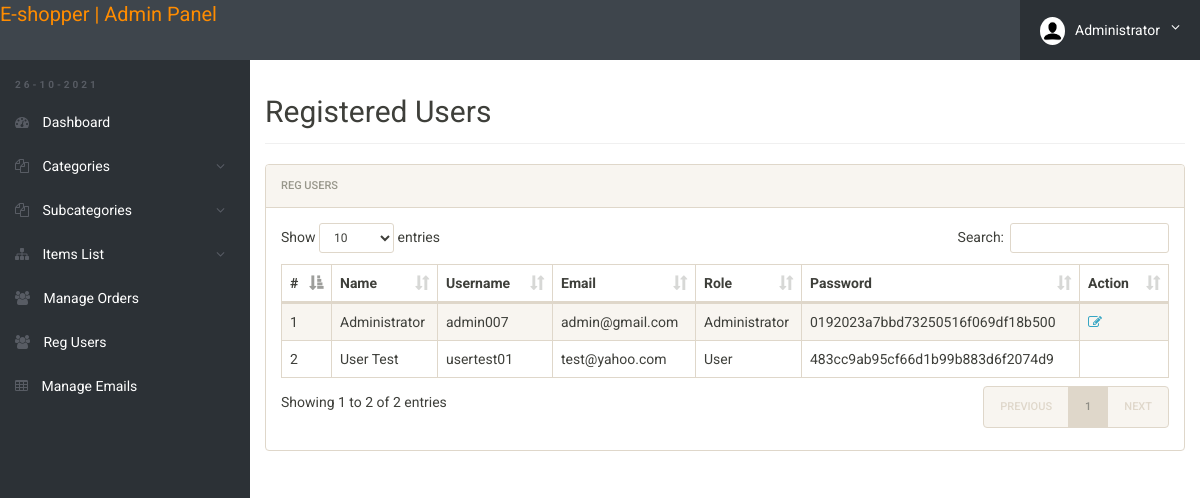
/admin/reg-users.php (signed in), run on the app's committed database.
### tables this page shows
CREATE TABLE users (
    id int PRIMARY KEY AUTO_INCREMENT,
    role_id int ,
    full_name varchar(50) NOT NULL,
    username varchar(255)  UNIQUE,
    email varchar(50)  UNIQUE,
    password varchar(50) NOT NULL,
    address varchar(200),
     FOREIGN KEY (role_id) REFERENCES user_roles(id) ON DELETE CASCADE  
);

### admin/reg-users.php (the view, shortened to what this page needs)
<!doctype html>
<html lang="en" class="no-js">
<head>
	<link rel="stylesheet" href="css/font-awesome.min.css">
	<link rel="stylesheet" href="css/bootstrap.min.css">
	<link rel="stylesheet" href="css/dataTables.bootstrap.min.css">
	<link rel="stylesheet" href="css/bootstrap-social.css">
	<link rel="stylesheet" href="css/bootstrap-select.css">
	<link rel="stylesheet" href="css/fileinput.min.css">
	<link rel="stylesheet" href="css/awesome-bootstrap-checkbox.css">
	<link rel="stylesheet" href="css/style.css">
</head>
<body>
	<?php include('includes/header.php');?>
	<div class="ts-main-content">
		<?php include('includes/leftbar.php');?>
		<div class="content-wrapper">
			<div class="container-fluid">
				<div class="row">
					<div class="col-md-12">
						<h2 class="page-title">Registered Users</h2>
						<div class="panel panel-default">
							<div class="panel-heading">Reg Users</div>
							<div class="panel-body">
								<!--<div class="errorWrap"><strong>ERROR</strong>: </div>
			                     	<div class="succWrap"><strong>SUCCESS</strong>: </div>-->
								<table id="zctb" class="display table table-striped table-bordered table-hover" cellspacing="0" width="100%">
									<thead>
										<tr>
										<th>#</th>
										<th> Name</th>
											<th>Username </th>
											<th>Email</th>
										<th>Role</th>
										<th>Password</th>
										<?php if($_SESSION['role']==1) echo"<th>Action</th>";?>
										</tr>
									</thead>
									<tbody>
<?php
include("includes/config.php");
$sql="SELECT * FROM users";
$query=mysqli_query($link,$sql);
$c=0;
while($row=mysqli_fetch_array($query))
{
	$c++;
?>
										<tr>
											<td><?php echo $c;?></td>
											<td><?php echo $row['full_name'];?></td>
											<td><?php echo $row['username'];?></td>
											<td><?php echo $row['email'];?></td>
											<?php
											if($row['role_id']==1){
												$role="Administrator";
											}
											else if ($row['role_id']==2){
												$role="User";
											}
												else
												$role="SubAdmin";
											?>
	                                        <td><?php echo $role;?></td>
											<td><?php echo $row['password'];?></td>
											<?php if(isset($_SESSION['role'])&& $_SESSION['role']==1&&$row['role_id']==1){?>
											<td>
												<a href="edit-admin.php?uid=<?php echo $row['id']; ?>"><i class="fa fa-edit"></i></a>&nbsp;&nbsp;
											</td>
											<?php }else{ echo "<td> </td>";} ?>
										</tr>
<?php } ?>
									</tbody>
								</table>
							</div>
						</div>
					</div>
				</div>
			</div>
		</div>
	</div>
</body>
</html>

### admin/css/style.css (style rules this page uses)
html { font-size: 14px; }
@media only screen and (min-width: 480px) { html { font-size: 17px; } }
@media only screen and (min-width: 768px) { html { font-size: 14px; } }
body { font-size: 1em; }
a { color: #37a6c4; }
.panel { overflow: hidden; }
.page-title { padding-bottom: 15px; margin-bottom: 20px; border-bottom: 1px solid #f0f0f0; }
.ts-main-content .content-wrapper { padding-top: 15px; margin-top: 60px; }
@media only screen and (min-width: 992px) { .ts-main-content .content-wrapper { margin-left: 250px; } }

### data on the page
users: full_name "Administrator", username "admin007", email "admin@gmail.com", role "Administrator", password "0192023a7bbd73250516f069df18b500"
users: full_name "User Test", username "usertest01", email "test@yahoo.com", role "User", password "483cc9ab95cf66d1b99b883d6f2074d9"

### other printed values
$_SESSION['admin'] "Administrator"
